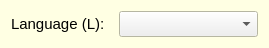
<?xml version="1.0" encoding="UTF-8"?>
<ui version="4.0">
 <class>LanguageDialog</class>
 <widget class="QDialog" name="LanguageDialog">
  <property name="windowModality">
   <enum>Qt::NonModal</enum>
  </property>
  <property name="geometry">
   <rect>
    <x>0</x>
    <y>0</y>
    <width>269</width>
    <height>45</height>
   </rect>
  </property>
  <property name="palette">
   <palette>
    <active>
     <colorrole role="Base">
      <brush brushstyle="SolidPattern">
       <color alpha="255">
        <red>255</red>
        <green>255</green>
        <blue>255</blue>
       </color>
      </brush>
     </colorrole>
     <colorrole role="Window">
      <brush brushstyle="SolidPattern">
       <color alpha="255">
        <red>255</red>
        <green>255</green>
        <blue>227</blue>
       </color>
      </brush>
     </colorrole>
    </active>
    <inactive>
     <colorrole role="Base">
      <brush brushstyle="SolidPattern">
       <color alpha="255">
        <red>255</red>
        <green>255</green>
        <blue>255</blue>
       </color>
      </brush>
     </colorrole>
     <colorrole role="Window">
      <brush brushstyle="SolidPattern">
       <color alpha="255">
        <red>255</red>
        <green>255</green>
        <blue>227</blue>
       </color>
      </brush>
     </colorrole>
    </inactive>
    <disabled>
     <colorrole role="Base">
      <brush brushstyle="SolidPattern">
       <color alpha="255">
        <red>255</red>
        <green>255</green>
        <blue>227</blue>
       </color>
      </brush>
     </colorrole>
     <colorrole role="Window">
      <brush brushstyle="SolidPattern">
       <color alpha="255">
        <red>255</red>
        <green>255</green>
        <blue>227</blue>
       </color>
      </brush>
     </colorrole>
    </disabled>
   </palette>
  </property>
  <property name="font">
   <font>
    <pointsize>11</pointsize>
   </font>
  </property>
  <property name="windowTitle">
   <string>Dialog</string>
  </property>
   <property name="styleSheet">
   <string notr="true"/>
  </property>
  <layout class="QGridLayout" name="gridLayout">
   <item row="0" column="0">
    <widget class="QLabel" name="langLabel">
     <property name="minimumSize">
      <size>
       <width>70</width>
       <height>0</height>
      </size>
     </property>
     <property name="font">
      <font>
       <pointsize>11</pointsize>
      </font>
     </property>
     <property name="text">
      <string>Language (L):  </string>
     </property>
    </widget>
   </item>
   <item row="0" column="1">
    <widget class="QComboBox" name="langCombo">
     <addaction name="actionOpenComboBox"/>
     <property name="sizePolicy">
      <sizepolicy hsizetype="Expanding" vsizetype="Fixed">
       <horstretch>0</horstretch>
       <verstretch>0</verstretch>
      </sizepolicy>
     </property>
    </widget>
   </item>
  </layout>
  <action name="actionOpenComboBox">
   <property name="text">
    <string notr="true">openComboBox</string>
   </property>
   <property name="shortcut">
    <string notr="true">L</string>
   </property>
   <property name="shortcutContext">
    <enum>Qt::ApplicationShortcut</enum>
   </property>
  </action>
 </widget>
 <resources/>
 <connections/>
</ui>
